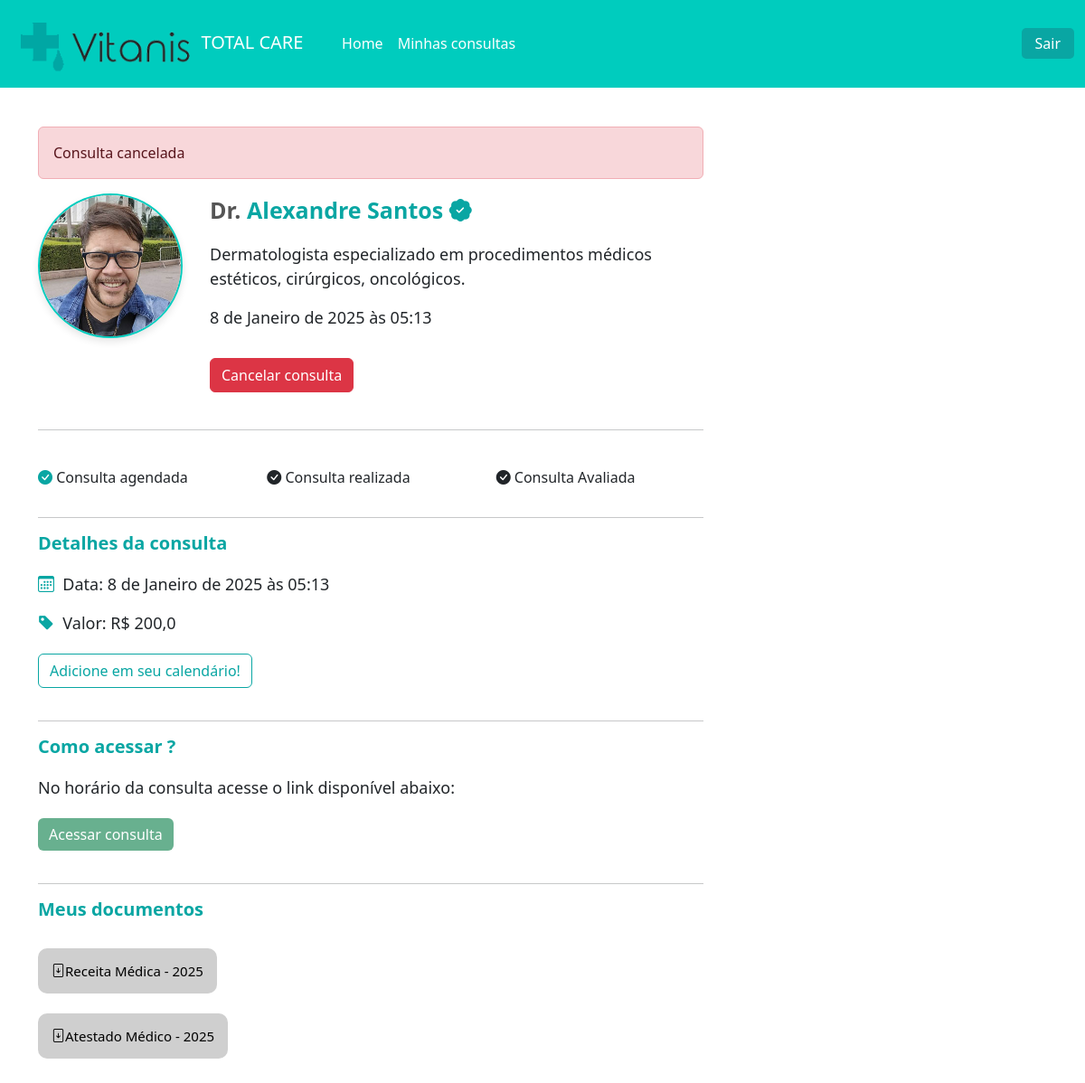
Screenshot of /pacientes/consulta/10/ (signed in) with the database file from the repository.
### medico/models.py (models this page shows, shortened)
class DadosMedico(models.Model):
    user = models.OneToOneField(User, on_delete=models.CASCADE, related_name='dadosmedico')
    SEXO_CHOICES = [
        ('M', 'Masculino'),
        ('F', 'Feminino'),
    ]
    nome = models.CharField(max_length=100)
    sexo = models.CharField(max_length=1, choices=SEXO_CHOICES, null=False, blank=False)
    crm = models.CharField(max_length=30)
    nome = models.CharField(max_length=100)
    cep = models.CharField(max_length=15)
    rua = models.CharField(max_length=100)
    bairro = models.CharField(max_length=100)
    numero = models.IntegerField()
    cidade = models.CharField(max_length=100)
    ESTADO_CHOICES = [
        ('AC', 'Acre'), ('AL', 'Alagoas'), ('AP', 'Amapá'), ('AM', 'Amazonas'),
        ('BA', 'Bahia'), ('CE', 'Ceará'), ('DF', 'Distrito Federal'), ('ES', 'Espírito Santo'),
        ('GO', 'Goiás'), ('MA', 'Maranhão'), ('MT', 'Mato Grosso'), ('MS', 'Mato Grosso do Sul'),
        ('MG', 'Minas Gerais'), ('PA', 'Pará'), ('PB', 'Paraíba'), ('PR', 'Paraná'),
        ('PE', 'Pernambuco'), ('PI', 'Piauí'), ('RJ', 'Rio de Janeiro'), ('RN', 'Rio Grande do Norte'),
        ('RS', 'Rio Grande do Sul'), ('RO', 'Rondônia'), ('RR', 'Roraima'), ('SC', 'Santa Catarina'),
        ('SP', 'São Paulo'), ('SE', 'Sergipe'), ('TO', 'Tocantins'),
    ]
    estado = models.CharField(max_length=2, choices=ESTADO_CHOICES)
    rg = models.ImageField(upload_to="rgs")
    cedula_identidade_medica = models.ImageField(upload_to='cim')
    foto = models.ImageField(upload_to="fotos_perfil")
    descricao = models.TextField(null=True, blank=True)
    especialidade = models.ForeignKey(Especialidades, on_delete=models.DO_NOTHING, null=True, blank=True)
    valor_consulta = models.FloatField(default=100)

class DatasAbertas(models.Model):
    data = models.DateTimeField()
    user = models.ForeignKey(User, on_delete=models.DO_NOTHING)
    agendado = models.BooleanField(default=False)

### paciente/models.py (models this page shows, shortened)
class Consulta(models.Model):
    status_choices = (
        ('A', 'Agendada'),
        ('F', 'Finalizada'),
        ('C', 'Cancelada'),
        ('I', 'Iniciada')
    )
    paciente = models.ForeignKey(User, on_delete=models.DO_NOTHING)
    data_aberta = models.ForeignKey(DatasAbertas, on_delete=models.DO_NOTHING)
    status = models.CharField(max_length=1, choices=status_choices, default='A')
    link = models.URLField(null=True, blank=True)

class Documento(models.Model):
    consulta = models.ForeignKey(Consulta, on_delete=models.DO_NOTHING)
    titulo = models.CharField(max_length=30)
    documento = models.FileField(upload_to='documentos')

### paciente/views.py (the view)
# urls.py: path('consulta/<int:id_consulta>/', views.consulta, name="consulta"), # Rota para detalhes da consulta
@login_required
def consulta(request, id_consulta):
    if request.method == 'GET':
        consulta = Consulta.objects.get(id=id_consulta)
        dado_medico = DadosMedico.objects.get(user=consulta.data_aberta.user)
        documentos = Documento.objects.filter(consulta=consulta)
        if dado_medico.sexo == 'M':
            prefixo = "Dr."
        elif dado_medico.sexo == 'F':
            prefixo = "Dra."
        else:
            prefixo = "Dr(a)."
        return render(request, 'consulta.html', {'consulta': consulta, 'dado_medico': dado_medico, 'documentos':documentos, 'prefixo': prefixo, 'is_medico': is_medico(request.user)})

### medico/models.py (called while the page is built)
def is_medico(user):
    return DadosMedico.objects.filter(user=user).exists()

### paciente/templates/consulta.html
{% extends "base.html" %}
{% load static %}
{% block 'head' %}
<link rel="stylesheet" href="{% static 'pacientes/css/consulta.css' %}">
<link rel="stylesheet" href="https://cdn.jsdelivr.net/npm/bootstrap-icons@1.11.3/font/bootstrap-icons.min.css">
{% endblock 'head' %}
{% block 'body' %}
{% include "partials/navbar.html" %}
<div class="container">
    <div class="row">
        <div class="col-md-8">
            {% if consulta.status == 'C' %}
            <div class="alert alert-danger" role="alert">
                Consulta cancelada
            </div>
            {% elif consulta.status == 'F' %}
            <div class="alert alert-success" role="alert">
                Consulta finalizada
            </div>
            {% elif consulta.status == 'I' %}
            <div class="alert alert-primary" role="alert">
                Consulta inicializada, acesse o link imediatamente!
            </div>
            {% endif %}
            <div class="row">
                <div class="col-md-3"><img src="{{dado_medico.foto.url}}" class="foto-perfil" alt=""></div>
                <div class="col-md">
                    <p style="font-size: 25px;" class="p-bold">
                        <span style="color: #555;">{{ prefixo }}</span> {{ dado_medico.nome }}
                        <i class="bi bi-patch-check-fill icon-main"></i></p>
                    <p style="font-size: 18px;">{{dado_medico.descricao}}</p>
                    <p style="font-size: 18px;font-weight: 500">{{consulta.data_aberta.data}}</p>
                    <a href="{% url 'cancelar_consulta' consulta.id %}" class="btn btn-danger" style="margin-top:15px;margin-bottom: 25px;" >Cancelar consulta</a>
                </div>
            </div>
            <hr>
            <br>
            <div class="row">
                <div class="col-md">
                    <p><i class="color-dark bi bi-check-circle-fill"></i> Consulta agendada</p>
                </div>
                <div class="col-md">
                    <p><i class="{% if consulta.status == 'F' %}color-dark{% endif %} bi bi-check-circle-fill"></i>
                        Consulta realizada</p>
                </div>
                <div class="col-md">
                    <p><i class="bi bi-check-circle-fill"></i> Consulta Avaliada</p>
                </div>
            </div>
            <hr>
            <h3 class="p-bold">Detalhes da consulta</h3>
            <p style="font-size: 18px;font-weight: 500; margin-top: 20px;"><i class="bi bi-calendar3 color-dark"></i>&nbsp Data: {{consulta.data_aberta.data}}</p>
            <p style="font-size: 18px;font-weight: 500;margin-bottom: 20px;"><i class="bi bi-tag-fill color-dark"></i></i>&nbsp Valor: R$
                {{dado_medico.valor_consulta}}</p>
            <a href="https://calendar.google.com/calendar/render?action=TEMPLATE&text=Consulta%20com%20Dr(a).%20{{dado_medico.nome}}&dates={{consulta.data_aberta.data|date:'Ymd\\THis'}}/{{consulta.data_aberta.data|date:'Ymd\\THis'}}&details=Consulta%20marcada%20na%20plataforma&location={{consulta.localizacao}}&sf=true&output=xml"
            target="_blank"  style="margin-bottom:20px;" class="btn btn-dark-color-outline">Adicione em seu calendário!</a>
            <hr>
            <h3 class="p-bold" style="margin-bottom:20px;">Como acessar ?</h3>
            <p style="font-size: 18px;margin-bottom: 20px;">No horário da consulta acesse o link disponível abaixo:</p>
            {% if consulta.status == 'I' and consulta.link %}
            <a style="margin-bottom: 20px;" href="{{consulta.link}}" class="btn btn-success btn-dark-color">Acessar consulta</a>
            {% else %}
            <a style="margin-bottom: 20px;" href="#" class="btn btn-success btn-dark-color disabled">Acessar consulta</a>
            {% endif %}
            <hr>
            <h3 style="margin-bottom: 20px;" class="p-bold">Meus documentos</h3>
            <br>
            {% for documento in documentos %}
                <a href="{{documento.documento.url}}" class="link documentos"><i class="bi bi-file-arrow-down"></i>{{documento.titulo}} - {{documento.consulta.data_aberta.data.year}}</a>
                <br><br><br>
                {% endfor %}
            <br><br><br><br>
        </div>
    </div>
</div>
{% endblock 'body' %}

### templates/base.html (shortened to what this page needs)
{% load static %}
<!doctype html>
<html lang="pt-br">
  <head>
    <link rel="stylesheet" href="{% static 'geral/css/base.css' %}">
    <link href="https://cdn.jsdelivr.net/npm/bootstrap@5.3.3/dist/css/bootstrap.min.css" rel="stylesheet">
    {% block 'head' %}{% endblock 'head' %}
  </head>
  <body>
    {% block 'body' %}{% endblock 'body' %}
  </body>
</html>

### templates/partials/navbar.html (shortened to what this page needs)
{% load static %}
<nav class="navbar navbar-expand-lg navbar-dark bg-color-dark fixed-top">
    <div class="container-fluid">
        <a class="navbar-brand" href="{% if is_medico %}{% url 'consultas_medico' %}{% else %}{% url 'home' %}{% endif %}">
        <img src="{% static 'geral/img/logo.png' %}" width="60%" alt="">&nbspTOTAL CARE
        </a>
        <div class="collapse navbar-collapse" id="navbarNav">
            <ul class="navbar-nav">
                {% if not is_medico %}
                    <li class="nav-item">
                        <a class="nav-link" style="color: #FFF;" href="{% url 'home' %}">Home</a>
                    </li>
                    <li class="nav-item">
                        <a class="nav-link" style="color: #FFF;" href="{% url 'minhas_consultas' %}">Minhas consultas</a>
                    </li>
                {% endif %}
            </ul>
            <ul class="navbar-nav ms-auto">
                <li class="nav-item">
                    <a class="nav-link btn btn-danger text-white" href="{% url 'sair' %}" style="background-color: #09a6a3;padding: 5px 15px; border-radius: 5px;">Sair</a>
                </li>
            </ul>
        </div>
    </div>
</nav>

### templates/static/geral/css/base.css (style rules this page uses)
:root { --main-color: #00CCBE; --dark-color: #09A6A3; --contrast-color: #FFD686; }
.bg-color-dark { background-color: var(--main-color); }
.p-bold { font-weight: bold; color: var(--dark-color); }
.color-dark { color: var(--dark-color); }

### templates/static/pacientes/css/consulta.css (style rules this page uses)
.container { padding-top: 140px; }
.foto-perfil { width: 160px; height: 160px; border-radius: 50%; border: 2px solid var(--main-color); box-shadow: 0px 4px 8px rgba(0, 0, 0, 0.1); }
.p-bold { font-size: 20px; font-weight: bold; }
.btn-dark-color { background-color: var(--dark-color); border: none; color: white; }
.btn-dark-color-outline { border: 1px solid var(--dark-color); color: var(--dark-color); }
.link { text-decoration: none; }
.documentos { background-color: #cfcfcf; color: black; padding: 15px; border-radius: 10px; font-size: 15px; }

### rows the page displays
DadosMedico: foto (picture), nome "Alexandre Santos", descricao "Dermatologista especializado em procedimentos médicos estéticos, cirúrgicos, oncológicos.", valor_consulta "200,0"
Consulta: data_aberta.data "8 de Janeiro de 2025 às 05:13"
Documento: titulo "Receita Médica", consulta.data_aberta.data.year "2025"
Documento: titulo "Atestado Médico", consulta.data_aberta.data.year "2025"

### other values shown
{{ prefixo }} "Dr."
